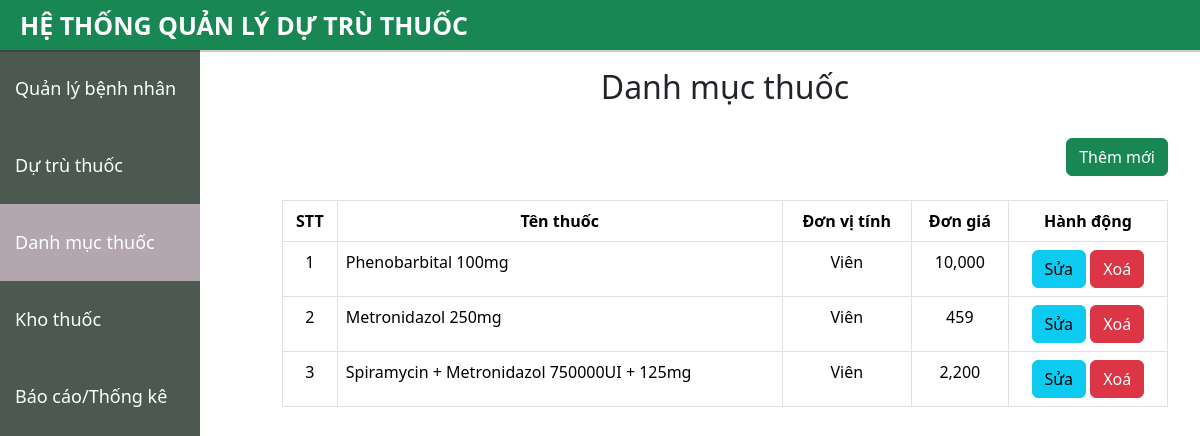
The page /danh_muc_thuoc/ on the database as committed earlier.
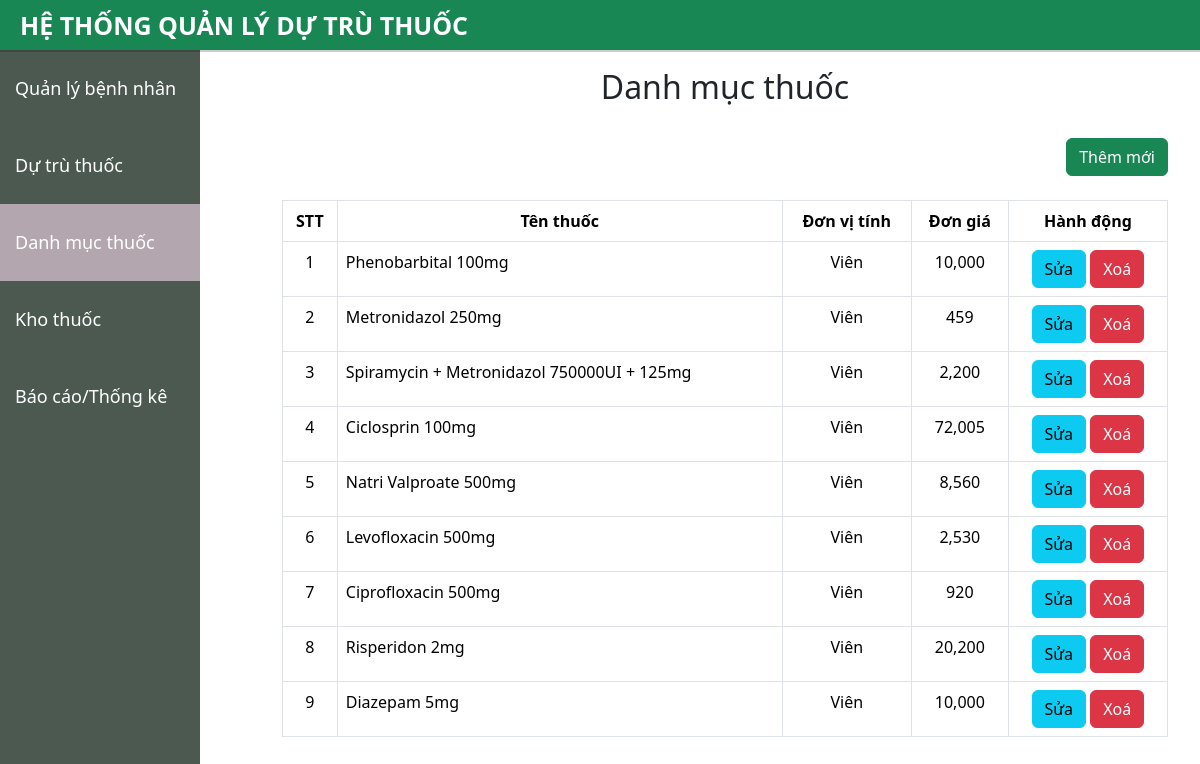
The same page on the database as committed later.
### danh_muc_thuoc/models.py (models this page shows, shortened)
class Thuoc(models.Model):
    ten_thuoc = models.CharField(max_length=100)
    dvt = models.CharField(max_length=50)
    don_gia = models.DecimalField(max_digits=8, decimal_places=2)

### danh_muc_thuoc/views.py (the view)
# urls.py: path('', views.danh_muc_thuoc, name='danh_muc_thuoc'),
def danh_muc_thuoc(request):
    items_danh_muc = Thuoc.objects.all()
    return render(request, 'danh_muc.html', {'items_danh_muc': items_danh_muc})

### danh_muc_thuoc/templates/danh_muc.html (shortened to what this page needs)
{% extends "base.html" %}
{% load humanize %}
{% block content %}
<div class="container mt-5">
    <h2 class="text-center">Danh mục thuốc</h2>
    <br>
    <div class="mb-4 text-end">
        <button type="button" class="btn btn-success" data-bs-toggle="modal" data-bs-target="#themDanhMucModal">
            Thêm mới
        </button>
    </div>
    <table class="table table-bordered">
        <thead>
            <tr align='center'>
                <th>STT</th>
                <th>Tên thuốc</th>
                <th>Đơn vị tính</th>
                <th>Đơn giá</th>
                <th>Hành động</th>
            </tr>
        </thead>
        <tbody>
            {% for thuoc in items_danh_muc %}
            <tr>
                <td align='center'>{{forloop.counter}}</td>
                <td>{{ thuoc.ten_thuoc }}</td>
                <td align='center'>{{thuoc.dvt}}</td>
                <td align='center'>{{ thuoc.don_gia|floatformat:0|intcomma }}</td>
                <td align='center'>
                    <button type="button" class="btn btn-info btn-md" data-bs-toggle="modal" data-bs-target="#suaDanhMucModal{{ thuoc.id }}">Sửa</button>
                    <a href="{% url 'xoa_danh_muc' thuoc.id %}" class="btn btn-danger btn-md" onclick="return confirm('Bạn có chắc muốn xoá thuốc này khỏi danh mục?')">Xoá</a>
                </td>
            </tr>
            {% empty %}
            <tr>
                <td colspan="5" class="text-center">Không có thuốc nào trong danh mục.</td>
            </tr>
            {% endfor %}
        </tbody>
    </table>
</div>
{% endblock %}

### quan_ly_thuoc_ksdb/templates/base.html (shortened to what this page needs)
<!DOCTYPE html>
<html lang="en">
<head>
    {% load static %}
    <link href="https://cdnjs.cloudflare.com/ajax/libs/bootstrap/5.3.3/css/bootstrap.min.css" rel="stylesheet">
</head>
<body>
    <div class="topbar">
        <a href="{% url "home" %}"><h3>HỆ THỐNG QUẢN LÝ DỰ TRÙ THUỐC</h3></a>
    </div>
    <div class="sidebar">
        <a href="{% url "danh_sach_benh_nhan" %}" class="{% if request.path == '/benh_nhan/' %}active{% endif %}">Quản lý bệnh nhân</a>
        <a href="#">Dự trù thuốc</a>
        <a href="{% url "danh_muc_thuoc" %}" class="{% if request.path == '/danh_muc_thuoc/' %}active{% endif %}">Danh mục thuốc</a>
        <a href="{% url "danh_sach_kho" %}"class=" {% if request.path == '/danh_sach_kho/' %}active{% endif %}">Kho thuốc</a>
        <a href="#">Báo cáo/Thống kê</a>
    </div>
    <div class="content">
        {% block content %}{% endblock %}
    </div>
</body>
</html>

### quan_ly_thuoc_ksdb/templates/base.html (style rules this page uses)
.sidebar { height: 100vh; position: fixed; top: 0; left: 0; width: 200px; background-color: #4c5951; padding-top: 20px; margin-top: 30px; }
.sidebar a { text-decoration: none; padding: 25px 15px; text-align: left; font-size: 18px; display: block; color: #fff; }
.sidebar a.active { background-color: #b3a6ae; text-decoration: none; }
.content { margin-left: 250px; padding: 20px; }
.topbar { background-color: #198754; color: #fff; padding: 10px 20px; position: fixed; top: 0; left: 0; width: 100%; z-index: 1000; box-shadow: 0 2px 0px rgba(0, 0, 0, 0.2); }
.topbar a { text-decoration: none; color: #fff; }
.topbar h3 { margin: 0; font-size: 25px; font-weight: bold; }

Rows that differ between the two databases and show on the page:
added Thuoc: ten_thuoc "Ciclosprin 100mg", dvt "Viên", don_gia "72,005"
added Thuoc: ten_thuoc "Natri Valproate 500mg", dvt "Viên", don_gia "8,560"
added Thuoc: ten_thuoc "Levofloxacin 500mg", dvt "Viên", don_gia "2,530"
added Thuoc: ten_thuoc "Ciprofloxacin 500mg", dvt "Viên", don_gia "920"
added Thuoc: ten_thuoc "Risperidon 2mg", dvt "Viên", don_gia "20,200"
added Thuoc: ten_thuoc "Diazepam 5mg", dvt "Viên", don_gia "10,000"
